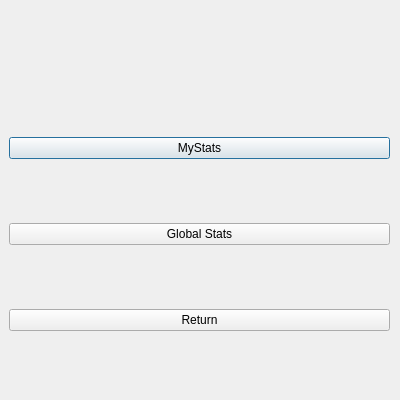
<?xml version="1.0" encoding="UTF-8"?>
<ui version="4.0">
 <class>StatisticsChoice</class>
 <widget class="QDialog" name="StatisticsChoice">
  <property name="geometry">
   <rect>
    <x>0</x>
    <y>0</y>
    <width>400</width>
    <height>400</height>
   </rect>
  </property>
  <property name="minimumSize">
   <size>
    <width>400</width>
    <height>400</height>
   </size>
  </property>
  <property name="maximumSize">
   <size>
    <width>400</width>
    <height>400</height>
   </size>
  </property>
  <property name="windowTitle">
   <string>Dialog</string>
  </property>
  <property name="windowIcon">
   <iconset resource="pawnhub.qrc">
    <normaloff>:/icon/pawnhub_icon.png</normaloff>:/icon/pawnhub_icon.png</iconset>
  </property>
  <widget class="QWidget" name="verticalLayoutWidget">
   <property name="geometry">
    <rect>
     <x>9</x>
     <y>79</y>
     <width>381</width>
     <height>311</height>
    </rect>
   </property>
   <layout class="QVBoxLayout" name="verticalLayout">
    <property name="sizeConstraint">
     <enum>QLayout::SetDefaultConstraint</enum>
    </property>
    <item>
     <widget class="QPushButton" name="myStatsPushButton">
      <property name="text">
       <string>MyStats</string>
      </property>
     </widget>
    </item>
    <item>
     <widget class="QPushButton" name="globalPushButton">
      <property name="text">
       <string>Global Stats</string>
      </property>
     </widget>
    </item>
    <item>
     <widget class="QPushButton" name="returnPushButton">
      <property name="text">
       <string>Return</string>
      </property>
     </widget>
    </item>
   </layout>
  </widget>
  <widget class="QLabel" name="adslabel">
   <property name="geometry">
    <rect>
     <x>20</x>
     <y>20</y>
     <width>361</width>
     <height>41</height>
    </rect>
   </property>
   <property name="text">
    <string/>
   </property>
   <property name="pixmap">
    <pixmap resource="ads.qrc">:/Calvin.png</pixmap>
   </property>
   <property name="scaledContents">
    <bool>true</bool>
   </property>
  </widget>
 </widget>
 <resources>
  <include location="ads.qrc"/>
  <include location="pawnhub.qrc"/>
 </resources>
 <connections/>
</ui>
